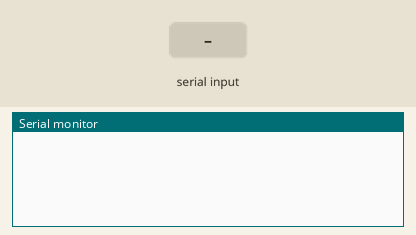
Recording of a sketch running on a simulated Arduino Uno, built with avr-gcc and run on an emulated ATmega328P. Parts: the last lines printed to the serial monitor. The test bench sets the inputs (shaded band).

Above: at 1.2 s.
1.3 s: "1\n" received over the second serial link
At 2.5 s:
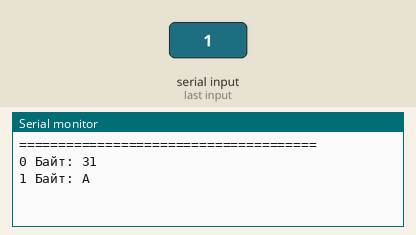
2.8 s: "0\n" received over the second serial link
At 3.6 s:
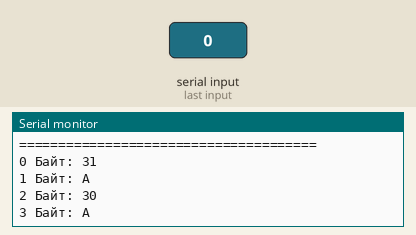
4.3 s: "2\n" received over the second serial link
At 5.2 s:
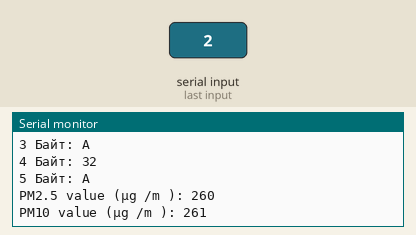

The sketch:

AirQuality.ino
```cpp
#include <SoftwareSerial.h>

SoftwareSerial mySerial(3, 2);

void setup() {
  Serial.begin(9600);
  mySerial.begin(9600);
}

void loop() {
  static int byteCount = 0;
  static char pm25HighByte = 0;
  static char pm25LowByte = 0;
  static char pm10HighByte = 0;
  static char pm10LowByte = 0;

  if (mySerial.available()){
    char c = mySerial.read();

    if (byteCount % 10 == 0) {
      Serial.println("======================================");
    }

    Serial.print(byteCount % 10);
    Serial.print(" Байт: ");
    Serial.println(c, HEX);

    if (byteCount == 2) {
      pm25LowByte = c;
    }

    if (byteCount == 3) {
      pm25HighByte = c;
    }

    if (byteCount == 4) {
      pm10LowByte = c;
    }

    if (byteCount == 5) {
      pm10HighByte = c;

      int pm25Value = ((pm25HighByte * 256) + pm25LowByte) / 10;
      Serial.print("PM2.5 value (μg /m ): ");
      Serial.println(pm25Value);

      int pm10Value = ((pm10HighByte * 256) + pm10LowByte) / 10;
      Serial.print("PM10 value (μg /m ): ");
      Serial.println(pm10Value);

      pm25LowByte = 0;
      pm25HighByte = 0;
      pm10LowByte = 0;
      pm10HighByte = 0;
    }

    byteCount++;

    if (byteCount == 10) {
      byteCount = 0;
    }
  }
}
```

Measured:
- after the input at 1.3 s, the serial monitor: prints a new line at once (image 1)
- after the input at 2.8 s, the serial monitor: prints a new line at once (image 2)
- after the input at 4.3 s, the serial monitor: prints a new line at once (image 3)
